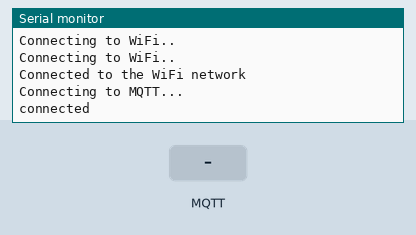
This sketch was run on a simulated ESP32. Shown: the last lines printed to the serial monitor. The inputs (shaded band) are chosen by the test bench. WiFi joins after 1.5 s; servers stay silent unless stated; no MQTT or app messages arrive unless stated.

Above: at 2.7 s.
2.8 s: MQTT message "1" arrives on the first subscribed topic
At 3.1 s:
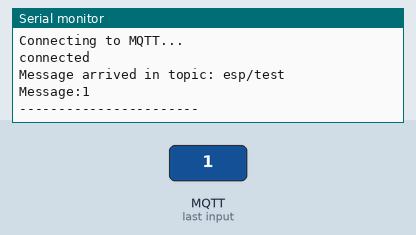
4.3 s: MQTT message "on" arrives on the first subscribed topic
At 5.5 s:
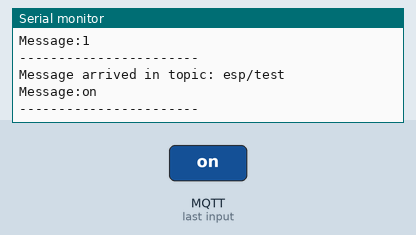
5.8 s: MQTT message "off" arrives on the first subscribed topic
At 6.6 s:
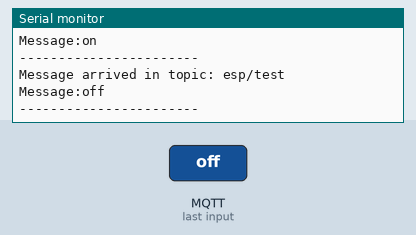

Measured:
- after the input at 2.8 s, the serial monitor: prints a new line at once (image 1)
- after the input at 4.3 s, the serial monitor: prints a new line at once (image 2)
- after the input at 5.8 s, the serial monitor: prints a new line at once (image 3)

The sketch:

MQTT_subscriber.ino
```cpp
#include <WiFi.h>
#include <PubSubClient.h>

const char* ssid = "Vodafone-A41502247";
const char* password =  "s3wv93bx9pkwd3m5";
const char* mqttServer = "192.168.1.9";
const int mqttPort = 1883;
const char* mqttUser = "rio";
const char* mqttPassword = "onslario89";

WiFiClient espClient;
PubSubClient client(espClient);

void callback(char* topic, byte* payload, unsigned int length) {

  Serial.print("Message arrived in topic: ");
  Serial.println(topic);

  Serial.print("Message:");
  for (int i = 0; i < length; i++) {
    Serial.print((char)payload[i]);
  }

  Serial.println();
  Serial.println("-----------------------");

}

void setup() {

  Serial.begin(115200);

  WiFi.begin(ssid, password);

  //Wi-Fi Connection
  while (WiFi.status() != WL_CONNECTED) {
    delay(500);
    Serial.println("Connecting to WiFi..");
  }
  Serial.println("Connected to the WiFi network");

  //MQTT Broker Connection
  client.setServer(mqttServer, mqttPort);
  client.setCallback(callback);

  while (!client.connected()) {
    Serial.println("Connecting to MQTT...");

    if (client.connect("ESP32Client", mqttUser, mqttPassword )) {

      Serial.println("connected");

    } else {

      Serial.print("failed with state ");
      Serial.print(client.state());
      delay(2000);

    }
  }

  client.subscribe("esp/test");

}

void loop() {
  client.loop();
}
```
